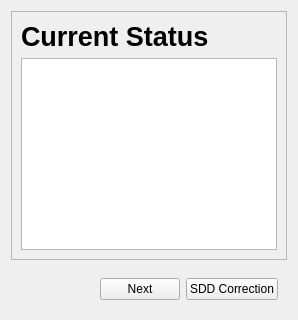
     <widget class="QWidget" name="page_3">
      <layout class="QVBoxLayout" name="verticalLayout_6">
       <item>
        <widget class="QFrame" name="frame_26">
         <property name="frameShape">
          <enum>QFrame::StyledPanel</enum>
         </property>
         <property name="frameShadow">
          <enum>QFrame::Raised</enum>
         </property>
         <layout class="QVBoxLayout" name="verticalLayout_4">
          <item>
           <widget class="QLabel" name="L_current_status_2">
            <property name="font">
             <font>
              <pointsize>20</pointsize>
              <bold>true</bold>
             </font>
            </property>
            <property name="text">
             <string>Current Status</string>
            </property>
           </widget>
          </item>
          <item>
           <widget class="QGraphicsView" name="QGV_contour"/>
          </item>
         </layout>
        </widget>
       </item>
       <item>
        <widget class="QFrame" name="frame_20">
         <property name="frameShape">
          <enum>QFrame::NoFrame</enum>
         </property>
         <property name="frameShadow">
          <enum>QFrame::Raised</enum>
         </property>
         <layout class="QHBoxLayout" name="horizontalLayout_21">
          <property name="leftMargin">
           <number>0</number>
          </property>
          <property name="topMargin">
           <number>0</number>
          </property>
          <property name="rightMargin">
           <number>0</number>
          </property>
          <property name="bottomMargin">
           <number>0</number>
          </property>
          <item>
           <widget class="QFrame" name="frame_24">
            <property name="frameShape">
             <enum>QFrame::NoFrame</enum>
            </property>
            <property name="frameShadow">
             <enum>QFrame::Raised</enum>
            </property>
            <layout class="QHBoxLayout" name="horizontalLayout_24">
             <property name="leftMargin">
              <number>12</number>
             </property>
             <property name="topMargin">
              <number>12</number>
             </property>
            </layout>
           </widget>
          </item>
          <item>
           <widget class="QFrame" name="frame_25">
            <property name="frameShape">
             <enum>QFrame::NoFrame</enum>
            </property>
            <property name="frameShadow">
             <enum>QFrame::Raised</enum>
            </property>
            <layout class="QHBoxLayout" name="horizontalLayout_25">
             <property name="leftMargin">
              <number>12</number>
             </property>
             <property name="topMargin">
              <number>12</number>
             </property>
             <item>
              <widget class="QPushButton" name="PB_next">
               <property name="text">
                <string>Next</string>
               </property>
              </widget>
             </item>
             <item>
              <widget class="QPushButton" name="PB_sdd_correction_start">
               <property name="text">
                <string>SDD Correction</string>
               </property>
              </widget>
             </item>
            </layout>
           </widget>
          </item>
         </layout>
        </widget>
       </item>
      </layout>
     </widget>
